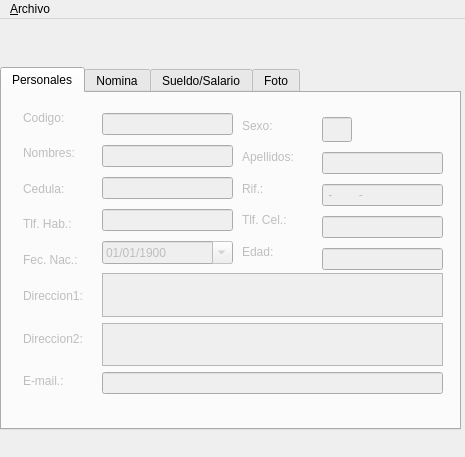
<?xml version="1.0" encoding="UTF-8"?>
<ui version="4.0">
 <class>MainWindow</class>
 <widget class="QMainWindow" name="MainWindow">
  <property name="windowModality">
   <enum>Qt::ApplicationModal</enum>
  </property>
  <property name="geometry">
   <rect>
    <x>0</x>
    <y>0</y>
    <width>465</width>
    <height>457</height>
   </rect>
  </property>
  <property name="sizePolicy">
   <sizepolicy hsizetype="Fixed" vsizetype="Fixed">
    <horstretch>0</horstretch>
    <verstretch>0</verstretch>
   </sizepolicy>
  </property>
  <property name="minimumSize">
   <size>
    <width>0</width>
    <height>0</height>
   </size>
  </property>
  <property name="maximumSize">
   <size>
    <width>500</width>
    <height>1000</height>
   </size>
  </property>
  <property name="windowTitle">
   <string>Empleados</string>
  </property>
  <property name="iconSize">
   <size>
    <width>32</width>
    <height>32</height>
   </size>
  </property>
  <widget class="QWidget" name="centralwidget">
   <widget class="QWidget" name="layoutWidget">
    <property name="geometry">
     <rect>
      <x>0</x>
      <y>0</y>
      <width>461</width>
      <height>411</height>
     </rect>
    </property>
    <layout class="QVBoxLayout" name="verticalLayout">
     <item>
      <widget class="QFrame" name="frmbotonera">
       <property name="sizePolicy">
        <sizepolicy hsizetype="Minimum" vsizetype="Minimum">
         <horstretch>10</horstretch>
         <verstretch>0</verstretch>
        </sizepolicy>
       </property>
       <property name="minimumSize">
        <size>
         <width>50</width>
         <height>40</height>
        </size>
       </property>
       <property name="frameShape">
        <enum>QFrame::NoFrame</enum>
       </property>
       <property name="frameShadow">
        <enum>QFrame::Raised</enum>
       </property>
       <zorder>tabWidget</zorder>
       <zorder>tabWidget</zorder>
      </widget>
     </item>
     <item>
      <spacer name="verticalSpacer">
       <property name="orientation">
        <enum>Qt::Vertical</enum>
       </property>
       <property name="sizeType">
        <enum>QSizePolicy::Fixed</enum>
       </property>
       <property name="sizeHint" stdset="0">
        <size>
         <width>2</width>
         <height>2</height>
        </size>
       </property>
      </spacer>
     </item>
     <item>
      <widget class="QTabWidget" name="tabWidget">
       <property name="enabled">
        <bool>true</bool>
       </property>
       <property name="sizePolicy">
        <sizepolicy hsizetype="Expanding" vsizetype="Expanding">
         <horstretch>0</horstretch>
         <verstretch>0</verstretch>
        </sizepolicy>
       </property>
       <property name="currentIndex">
        <number>0</number>
       </property>
       <widget class="QWidget" name="tab">
        <attribute name="title">
         <string>Personales</string>
        </attribute>
        <widget class="QFrame" name="frame_2">
         <property name="enabled">
          <bool>false</bool>
         </property>
         <property name="geometry">
          <rect>
           <x>10</x>
           <y>10</y>
           <width>441</width>
           <height>301</height>
          </rect>
         </property>
         <property name="frameShape">
          <enum>QFrame::NoFrame</enum>
         </property>
         <property name="frameShadow">
          <enum>QFrame::Raised</enum>
         </property>
         <widget class="QWidget" name="">
          <property name="geometry">
           <rect>
            <x>230</x>
            <y>10</y>
            <width>70</width>
            <height>151</height>
           </rect>
          </property>
          <layout class="QVBoxLayout" name="verticalLayout_3">
           <item>
            <widget class="QLabel" name="label_24">
             <property name="text">
              <string>Sexo:</string>
             </property>
            </widget>
           </item>
           <item>
            <widget class="QLabel" name="label_22">
             <property name="text">
              <string>Apellidos:</string>
             </property>
            </widget>
           </item>
           <item>
            <widget class="QLabel" name="label_10">
             <property name="text">
              <string>Rif.:</string>
             </property>
            </widget>
           </item>
           <item>
            <widget class="QLabel" name="label_5">
             <property name="text">
              <string>Tlf. Cel.:</string>
             </property>
            </widget>
           </item>
           <item>
            <widget class="QLabel" name="label_26">
             <property name="text">
              <string>Edad:</string>
             </property>
            </widget>
           </item>
          </layout>
         </widget>
         <widget class="QWidget" name="">
          <property name="geometry">
           <rect>
            <x>90</x>
            <y>6</y>
            <width>131</width>
            <height>161</height>
           </rect>
          </property>
          <layout class="QVBoxLayout" name="verticalLayout_4">
           <item>
            <widget class="QLineEdit" name="lncodigo"/>
           </item>
           <item>
            <widget class="QLineEdit" name="lnnombres">
             <property name="font">
              <font>
               <pointsize>9</pointsize>
              </font>
             </property>
            </widget>
           </item>
           <item>
            <widget class="QLineEdit" name="lncedula"/>
           </item>
           <item>
            <widget class="QLineEdit" name="lntlfhab">
             <property name="font">
              <font>
               <pointsize>9</pointsize>
              </font>
             </property>
            </widget>
           </item>
           <item>
            <widget class="QDateEdit" name="lnfecnac">
             <property name="date">
              <date>
               <year>1900</year>
               <month>1</month>
               <day>1</day>
              </date>
             </property>
             <property name="maximumDateTime">
              <datetime>
               <hour>23</hour>
               <minute>59</minute>
               <second>59</second>
               <year>7999</year>
               <month>12</month>
               <day>28</day>
              </datetime>
             </property>
             <property name="displayFormat">
              <string>dd/MM/yyyy</string>
             </property>
             <property name="calendarPopup">
              <bool>true</bool>
             </property>
            </widget>
           </item>
          </layout>
         </widget>
         <widget class="QWidget" name="">
          <property name="geometry">
           <rect>
            <x>310</x>
            <y>10</y>
            <width>121</width>
            <height>161</height>
           </rect>
          </property>
          <layout class="QVBoxLayout" name="verticalLayout_5">
           <item>
            <widget class="QLineEdit" name="lnsexo">
             <property name="sizePolicy">
              <sizepolicy hsizetype="Minimum" vsizetype="Minimum">
               <horstretch>0</horstretch>
               <verstretch>0</verstretch>
              </sizepolicy>
             </property>
             <property name="minimumSize">
              <size>
               <width>5</width>
               <height>5</height>
              </size>
             </property>
             <property name="maximumSize">
              <size>
               <width>30</width>
               <height>25</height>
              </size>
             </property>
             <property name="inputMask">
              <string>&gt;A; </string>
             </property>
             <property name="text">
              <string/>
             </property>
            </widget>
           </item>
           <item>
            <widget class="QLineEdit" name="lnapellidos"/>
           </item>
           <item>
            <widget class="QLineEdit" name="lnrif">
             <property name="inputMask">
              <string>A-99999999-9; </string>
             </property>
            </widget>
           </item>
           <item>
            <widget class="QLineEdit" name="lntlfcel"/>
           </item>
           <item>
            <widget class="QLineEdit" name="lncodigo_3">
             <property name="enabled">
              <bool>false</bool>
             </property>
             <property name="text">
              <string/>
             </property>
            </widget>
           </item>
          </layout>
         </widget>
         <widget class="QWidget" name="">
          <property name="geometry">
           <rect>
            <x>11</x>
            <y>0</y>
            <width>69</width>
            <height>171</height>
           </rect>
          </property>
          <layout class="QVBoxLayout" name="verticalLayout_2">
           <item>
            <widget class="QLabel" name="label_2">
             <property name="text">
              <string>Codigo:</string>
             </property>
            </widget>
           </item>
           <item>
            <widget class="QLabel" name="label_23">
             <property name="text">
              <string>Nombres:</string>
             </property>
            </widget>
           </item>
           <item>
            <widget class="QLabel" name="label_3">
             <property name="text">
              <string>Cedula:</string>
             </property>
            </widget>
           </item>
           <item>
            <widget class="QLabel" name="label_7">
             <property name="text">
              <string>Tlf. Hab.:</string>
             </property>
            </widget>
           </item>
           <item>
            <widget class="QLabel" name="label_25">
             <property name="text">
              <string>Fec. Nac.:</string>
             </property>
            </widget>
           </item>
          </layout>
         </widget>
         <widget class="QWidget" name="">
          <property name="geometry">
           <rect>
            <x>11</x>
            <y>175</y>
            <width>77</width>
            <height>121</height>
           </rect>
          </property>
          <layout class="QVBoxLayout" name="verticalLayout_6">
           <item>
            <widget class="QLabel" name="label_6">
             <property name="text">
              <string>Direccion1:</string>
             </property>
            </widget>
           </item>
           <item>
            <widget class="QLabel" name="label_8">
             <property name="text">
              <string>Direccion2:</string>
             </property>
            </widget>
           </item>
           <item>
            <widget class="QLabel" name="label_11">
             <property name="text">
              <string>E-mail.:</string>
             </property>
            </widget>
           </item>
          </layout>
         </widget>
         <widget class="QWidget" name="">
          <property name="geometry">
           <rect>
            <x>90</x>
            <y>170</y>
            <width>341</width>
            <height>121</height>
           </rect>
          </property>
          <layout class="QVBoxLayout" name="verticalLayout_7">
           <item>
            <widget class="QPlainTextEdit" name="txtdir1"/>
           </item>
           <item>
            <widget class="QPlainTextEdit" name="txtdir2"/>
           </item>
           <item>
            <widget class="QLineEdit" name="lnemail">
             <property name="font">
              <font>
               <pointsize>9</pointsize>
              </font>
             </property>
            </widget>
           </item>
          </layout>
         </widget>
        </widget>
       </widget>
       <widget class="QWidget" name="tab_3">
        <attribute name="title">
         <string>Nomina</string>
        </attribute>
        <widget class="QFrame" name="frame_3">
         <property name="enabled">
          <bool>false</bool>
         </property>
         <property name="geometry">
          <rect>
           <x>10</x>
           <y>0</y>
           <width>421</width>
           <height>311</height>
          </rect>
         </property>
         <property name="frameShape">
          <enum>QFrame::NoFrame</enum>
         </property>
         <property name="frameShadow">
          <enum>QFrame::Raised</enum>
         </property>
         <widget class="QWidget" name="">
          <property name="geometry">
           <rect>
            <x>50</x>
            <y>20</y>
            <width>321</width>
            <height>281</height>
           </rect>
          </property>
          <layout class="QHBoxLayout" name="horizontalLayout">
           <item>
            <layout class="QVBoxLayout" name="verticalLayout_8">
             <item>
              <widget class="QLabel" name="label_9">
               <property name="text">
                <string>Fecha Ingreso:</string>
               </property>
              </widget>
             </item>
             <item>
              <widget class="QLabel" name="label_4">
               <property name="text">
                <string>Tipo de Empleado:</string>
               </property>
              </widget>
             </item>
             <item>
              <widget class="QLabel" name="label_27">
               <property name="text">
                <string>Departamento:</string>
               </property>
              </widget>
             </item>
             <item>
              <widget class="QLabel" name="label_12">
               <property name="text">
                <string>Cargo:</string>
               </property>
              </widget>
             </item>
             <item>
              <widget class="QLabel" name="label_14">
               <property name="text">
                <string>Tipo de Nomina:</string>
               </property>
              </widget>
             </item>
             <item>
              <widget class="QLabel" name="label_13">
               <property name="text">
                <string>Banco p/Nomina:</string>
               </property>
              </widget>
             </item>
             <item>
              <widget class="QLabel" name="label_15">
               <property name="text">
                <string>Cuenta nomina:</string>
               </property>
              </widget>
             </item>
             <item>
              <widget class="QLabel" name="label_21">
               <property name="text">
                <string>Fecha de Egreso:</string>
               </property>
              </widget>
             </item>
            </layout>
           </item>
           <item>
            <layout class="QVBoxLayout" name="verticalLayout_9">
             <item>
              <widget class="QDateEdit" name="lnfecingreso">
               <property name="date">
                <date>
                 <year>1900</year>
                 <month>1</month>
                 <day>1</day>
                </date>
               </property>
               <property name="displayFormat">
                <string>dd/MM/yyyy</string>
               </property>
              </widget>
             </item>
             <item>
              <widget class="QComboBox" name="cmbtipemp"/>
             </item>
             <item>
              <widget class="QComboBox" name="cmbdpto"/>
             </item>
             <item>
              <widget class="QComboBox" name="cmbcargo"/>
             </item>
             <item>
              <widget class="QComboBox" name="cmbtipnom"/>
             </item>
             <item>
              <widget class="QComboBox" name="cmbbanco"/>
             </item>
             <item>
              <widget class="QLineEdit" name="lncuenta">
               <property name="font">
                <font>
                 <pointsize>9</pointsize>
                </font>
               </property>
              </widget>
             </item>
             <item>
              <widget class="QDateEdit" name="lnfecegreso">
               <property name="date">
                <date>
                 <year>1900</year>
                 <month>1</month>
                 <day>1</day>
                </date>
               </property>
               <property name="displayFormat">
                <string>dd/MM/yyyy</string>
               </property>
              </widget>
             </item>
            </layout>
           </item>
          </layout>
         </widget>
        </widget>
       </widget>
       <widget class="QWidget" name="tab_4">
        <attribute name="title">
         <string>Sueldo/Salario</string>
        </attribute>
        <widget class="QFrame" name="frame_4">
         <property name="enabled">
          <bool>false</bool>
         </property>
         <property name="geometry">
          <rect>
           <x>0</x>
           <y>10</y>
           <width>431</width>
           <height>301</height>
          </rect>
         </property>
         <property name="frameShape">
          <enum>QFrame::NoFrame</enum>
         </property>
         <property name="frameShadow">
          <enum>QFrame::Raised</enum>
         </property>
         <widget class="QPushButton" name="pushDel">
          <property name="enabled">
           <bool>false</bool>
          </property>
          <property name="geometry">
           <rect>
            <x>390</x>
            <y>140</y>
            <width>31</width>
            <height>27</height>
           </rect>
          </property>
          <property name="icon">
           <iconset resource="../recurso.qrc">
            <normaloff>:/iconos2/img2/cross.png</normaloff>:/iconos2/img2/cross.png</iconset>
          </property>
          <property name="flat">
           <bool>true</bool>
          </property>
         </widget>
         <widget class="QLabel" name="label_19">
          <property name="geometry">
           <rect>
            <x>350</x>
            <y>20</y>
            <width>41</width>
            <height>20</height>
           </rect>
          </property>
          <property name="text">
           <string>Diario</string>
          </property>
         </widget>
         <widget class="QLineEdit" name="lnssem">
          <property name="enabled">
           <bool>false</bool>
          </property>
          <property name="geometry">
           <rect>
            <x>230</x>
            <y>40</y>
            <width>91</width>
            <height>27</height>
           </rect>
          </property>
          <property name="font">
           <font>
            <pointsize>9</pointsize>
           </font>
          </property>
          <property name="text">
           <string/>
          </property>
          <property name="alignment">
           <set>Qt::AlignRight|Qt::AlignTrailing|Qt::AlignVCenter</set>
          </property>
         </widget>
         <widget class="QLabel" name="label_20">
          <property name="geometry">
           <rect>
            <x>10</x>
            <y>80</y>
            <width>91</width>
            <height>20</height>
           </rect>
          </property>
          <property name="text">
           <string>Desde Fecha:</string>
          </property>
         </widget>
         <widget class="QDateEdit" name="lnfecsueldo">
          <property name="geometry">
           <rect>
            <x>110</x>
            <y>80</y>
            <width>110</width>
            <height>27</height>
           </rect>
          </property>
          <property name="displayFormat">
           <string>dd/MM/yyyy</string>
          </property>
         </widget>
         <widget class="QPushButton" name="pushAdd">
          <property name="geometry">
           <rect>
            <x>390</x>
            <y>110</y>
            <width>31</width>
            <height>27</height>
           </rect>
          </property>
          <property name="icon">
           <iconset resource="../recurso.qrc">
            <normaloff>:/iconos2/img2/add.png</normaloff>:/iconos2/img2/add.png</iconset>
          </property>
          <property name="flat">
           <bool>true</bool>
          </property>
         </widget>
         <widget class="QLabel" name="label_17">
          <property name="geometry">
           <rect>
            <x>140</x>
            <y>20</y>
            <width>61</width>
            <height>20</height>
           </rect>
          </property>
          <property name="text">
           <string>Mensual</string>
          </property>
         </widget>
         <widget class="QLineEdit" name="lnsmen">
          <property name="geometry">
           <rect>
            <x>110</x>
            <y>40</y>
            <width>111</width>
            <height>27</height>
           </rect>
          </property>
          <property name="font">
           <font>
            <pointsize>9</pointsize>
           </font>
          </property>
          <property name="alignment">
           <set>Qt::AlignRight|Qt::AlignTrailing|Qt::AlignVCenter</set>
          </property>
         </widget>
         <widget class="QLabel" name="label_18">
          <property name="geometry">
           <rect>
            <x>250</x>
            <y>20</y>
            <width>61</width>
            <height>20</height>
           </rect>
          </property>
          <property name="text">
           <string>Semanal</string>
          </property>
         </widget>
         <widget class="QLabel" name="label_16">
          <property name="geometry">
           <rect>
            <x>10</x>
            <y>40</y>
            <width>61</width>
            <height>20</height>
           </rect>
          </property>
          <property name="text">
           <string>Sueldo:</string>
          </property>
         </widget>
         <widget class="QTableView" name="tableView">
          <property name="geometry">
           <rect>
            <x>10</x>
            <y>111</y>
            <width>361</width>
            <height>181</height>
           </rect>
          </property>
         </widget>
         <widget class="QLineEdit" name="lnsdiario">
          <property name="enabled">
           <bool>false</bool>
          </property>
          <property name="geometry">
           <rect>
            <x>330</x>
            <y>40</y>
            <width>91</width>
            <height>27</height>
           </rect>
          </property>
          <property name="font">
           <font>
            <pointsize>9</pointsize>
           </font>
          </property>
          <property name="layoutDirection">
           <enum>Qt::RightToLeft</enum>
          </property>
          <property name="alignment">
           <set>Qt::AlignRight|Qt::AlignTrailing|Qt::AlignVCenter</set>
          </property>
         </widget>
        </widget>
       </widget>
       <widget class="QWidget" name="tab_2">
        <attribute name="title">
         <string>Foto</string>
        </attribute>
        <widget class="QFrame" name="frame_5">
         <property name="enabled">
          <bool>false</bool>
         </property>
         <property name="geometry">
          <rect>
           <x>0</x>
           <y>0</y>
           <width>431</width>
           <height>311</height>
          </rect>
         </property>
         <property name="frameShape">
          <enum>QFrame::NoFrame</enum>
         </property>
         <property name="frameShadow">
          <enum>QFrame::Raised</enum>
         </property>
         <widget class="QPushButton" name="btnfoto">
          <property name="geometry">
           <rect>
            <x>290</x>
            <y>280</y>
            <width>31</width>
            <height>27</height>
           </rect>
          </property>
          <property name="text">
           <string>...</string>
          </property>
         </widget>
         <widget class="QFrame" name="frame">
          <property name="geometry">
           <rect>
            <x>100</x>
            <y>30</y>
            <width>231</width>
            <height>231</height>
           </rect>
          </property>
          <property name="frameShape">
           <enum>QFrame::Box</enum>
          </property>
          <property name="frameShadow">
           <enum>QFrame::Sunken</enum>
          </property>
          <widget class="QLabel" name="lblfoto">
           <property name="geometry">
            <rect>
             <x>10</x>
             <y>10</y>
             <width>211</width>
             <height>211</height>
            </rect>
           </property>
           <property name="text">
            <string>FOTO</string>
           </property>
           <property name="scaledContents">
            <bool>true</bool>
           </property>
           <property name="alignment">
            <set>Qt::AlignCenter</set>
           </property>
          </widget>
         </widget>
         <widget class="QLineEdit" name="lnfoto">
          <property name="enabled">
           <bool>false</bool>
          </property>
          <property name="geometry">
           <rect>
            <x>100</x>
            <y>280</y>
            <width>161</width>
            <height>27</height>
           </rect>
          </property>
          <property name="font">
           <font>
            <pointsize>8</pointsize>
           </font>
          </property>
         </widget>
        </widget>
       </widget>
      </widget>
     </item>
    </layout>
   </widget>
  </widget>
  <widget class="QMenuBar" name="menuBar">
   <property name="geometry">
    <rect>
     <x>0</x>
     <y>0</y>
     <width>465</width>
     <height>25</height>
    </rect>
   </property>
   <widget class="QMenu" name="menuNuevo">
    <property name="title">
     <string>&amp;Archivo</string>
    </property>
    <addaction name="actionNuevo"/>
    <addaction name="actionModificar"/>
    <addaction name="actionGuardar"/>
    <addaction name="actionEliminar"/>
    <addaction name="separator"/>
    <addaction name="actionSalir"/>
   </widget>
   <addaction name="menuNuevo"/>
  </widget>
  <action name="actionNuevo">
   <property name="text">
    <string>Nuevo</string>
   </property>
  </action>
  <action name="actionModificar">
   <property name="text">
    <string>Modificar</string>
   </property>
  </action>
  <action name="actionEliminar">
   <property name="text">
    <string>Eliminar</string>
   </property>
  </action>
  <action name="actionGuardar">
   <property name="text">
    <string>Guardar</string>
   </property>
  </action>
  <action name="actionSalir">
   <property name="text">
    <string>Salir</string>
   </property>
  </action>
 </widget>
 <tabstops>
  <tabstop>lncodigo</tabstop>
  <tabstop>lnsexo</tabstop>
  <tabstop>lnnombres</tabstop>
  <tabstop>lnapellidos</tabstop>
  <tabstop>lncedula</tabstop>
  <tabstop>lnrif</tabstop>
  <tabstop>lntlfhab</tabstop>
  <tabstop>lntlfcel</tabstop>
  <tabstop>lncodigo_3</tabstop>
  <tabstop>txtdir1</tabstop>
  <tabstop>txtdir2</tabstop>
  <tabstop>lnemail</tabstop>
  <tabstop>cmbtipemp</tabstop>
  <tabstop>cmbdpto</tabstop>
  <tabstop>cmbcargo</tabstop>
  <tabstop>cmbtipnom</tabstop>
  <tabstop>cmbbanco</tabstop>
  <tabstop>lncuenta</tabstop>
  <tabstop>lnsmen</tabstop>
  <tabstop>lnssem</tabstop>
  <tabstop>lnsdiario</tabstop>
  <tabstop>pushAdd</tabstop>
  <tabstop>pushDel</tabstop>
  <tabstop>lnfoto</tabstop>
  <tabstop>btnfoto</tabstop>
  <tabstop>tabWidget</tabstop>
  <tabstop>tableView</tabstop>
 </tabstops>
 <resources>
  <include location="../recurso.qrc"/>
 </resources>
 <connections/>
</ui>
